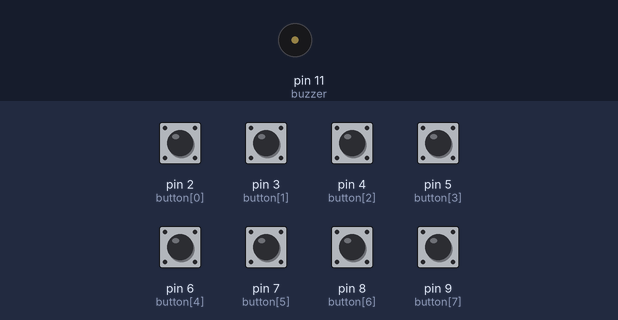
The sketch below on a simulated Arduino Uno, built with avr-gcc and run on an emulated ATmega328P. Parts: buzzer (waves = sounding). The inputs (shaded band) are chosen by the test bench; at power-on: pin 2 (button[0]), pin 3 (button[1]), pin 4 (button[2]), pin 5 (button[3]), pin 6 (button[4]), pin 7 (button[5]), pin 8 (button[6]), pin 9 (button[7]) LOW.

Above: at 1.2 s.
1.3 s: pin 2 (button[0]) pulled HIGH for 0.15 s
At 1.38 s:
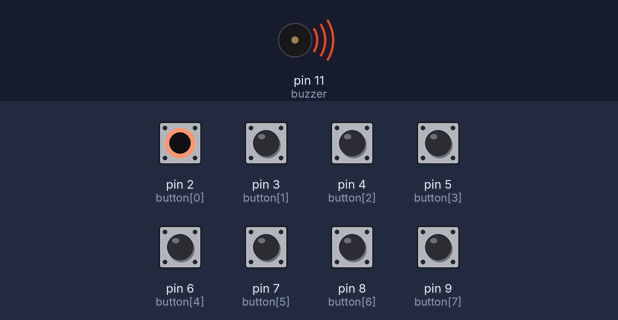
Timing chart, 0 to 4.3 s (numbered marks = the images above; inputs shaded):
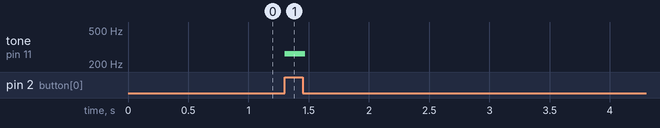

Measured:
- after the input at 1.3 s, tone on pin 11 (buzzer): silent → 262 Hz at once, → silent 0.17 s later

The sketch:

HW6-1.ino
```cpp
const int buzzer = 11;
const int button[8] = {2,3,4,5,6,7,8,9};
const int tones[] = {262, 294, 330, 349, 392, 440, 494, 523};


void setup() {
 pinMode(buzzer, OUTPUT);
 for(int i =0; i<8; i++){
  pinMode(button[i], INPUT);
 }

}

void loop() {
  for(int i=0; i<8; i++){
      if(digitalRead(button[i]) == HIGH){
        tone(buzzer, tones[i], 20);
      }
  }

}
```
